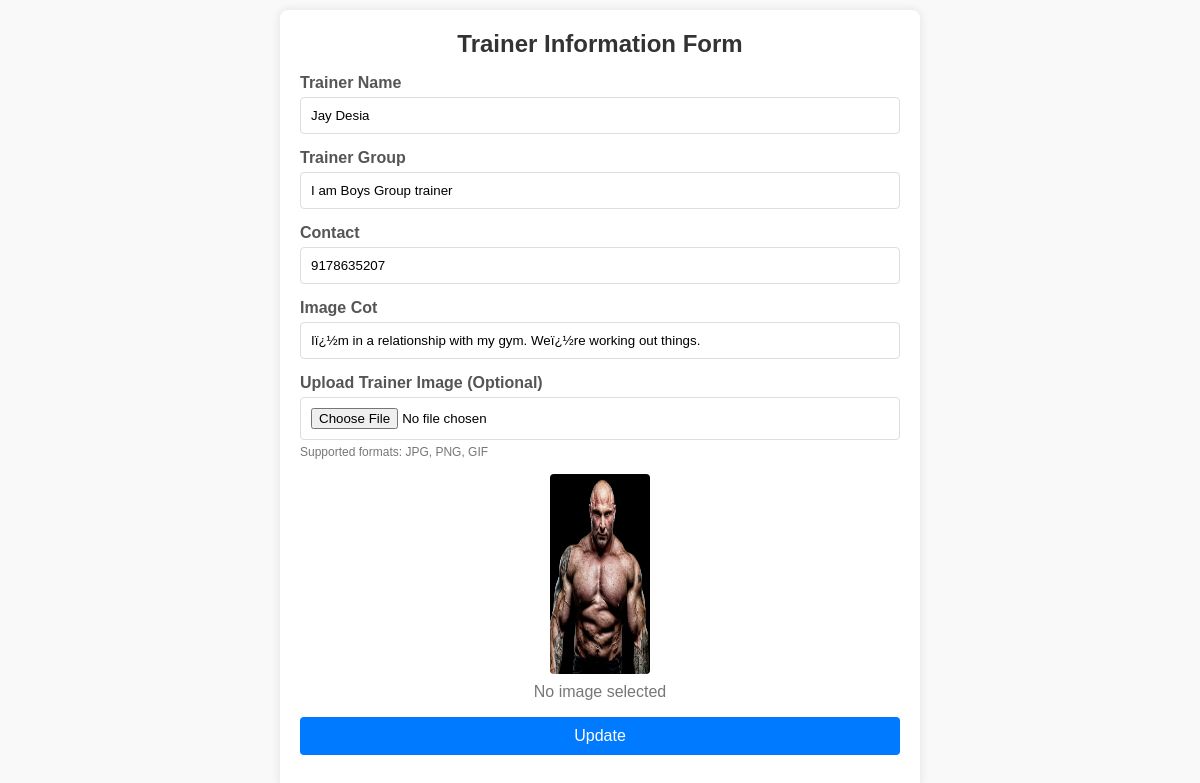
Page /adminpage/trainer_update.php?id=1 on the committed database.
### tables this page shows
CREATE TABLE `trainer` (
  `T_id` int(11) NOT NULL,
  `Tname` varchar(50) NOT NULL,
  `Tgroup` varchar(50) NOT NULL,
  `contact` varchar(50) NOT NULL,
  `contain` varchar(100) NOT NULL,
  `image` varchar(50) NOT NULL
);

### adminpage/trainer_update.php (the view, shortened to what this page needs)
<!DOCTYPE html>
<html lang="en">
<head>
    <link rel="stylesheet" href="trainer_update.css">
</head>
<body>
    <div class="form-container">
        <h1>Trainer Information Form</h1>
        <?php
        include "connection.php";
        $uid = $_GET['id'];
        $sql = "SELECT * FROM trainer WHERE T_id='$uid'";
        $result = mysqli_query($conn, $sql);
        $row = mysqli_fetch_assoc($result);
        ?>
        <form action="" method="POST" enctype="multipart/form-data">
            <div class="form-group">
                <label for="trainer-name">Trainer Name</label>
                <input type="text" id="trainer-name" name="tname" value="<?php echo $row['Tname']; ?>" placeholder="Enter trainer's full name" required>
            </div>
            <div class="form-group">
                <label for="trainer-group">Trainer Group</label>
                <input type="text" id="trainer-group" name="tgroup" value="<?php echo $row['Tgroup']; ?>" placeholder="Enter trainer group" required>
            </div>
            <div class="form-group">
                <label for="contact">Contact</label>
                <input type="text" id="contact" name="contact" value="<?php echo $row['contact']; ?>" placeholder="Enter trainer's contact information" required>
            </div>
            <div class="form-group">
                <label for="image-code">Image Cot</label>
                <input type="text" id="thought" name="thk" value="<?php echo $row['contain']; ?>" placeholder="Enter Idea" required>
            </div>
            <div class="form-group">
                <label for="trainer-image">Upload Trainer Image (Optional)</label>
                <input type="file" id="image" name="image" accept=".jpg, .jpeg, .png">
                <p class="optional-note">Supported formats: JPG, PNG, GIF</p>
            </div>
            <div class="image-preview-container">
                <img id="image-review" src="../gym/<?php echo $row["image"]; ?>" alt="Current Image" style="max-width: 100px;">
                <p id="image-preview-text">No image selected</p>
            </div>
            <div class="form-group">
                <button type="submit" name="update">Update</button>
            </div>
        </form>
    </div>
</body>
</html>

### adminpage/trainer_update.css (style rules this page uses)
body { font-family: Arial, sans-serif; background-color: #f9f9f9; display: flex; justify-content: center; align-items: center; height: 100vh; margin: 0; }
.form-container { background: #ffffff; padding: 20px; border-radius: 8px; box-shadow: 0 0 10px rgba(0,0,0,0.1); width: 100%; max-width: 600px; }
.form-container h1 { margin-top: 0; font-size: 24px; color: #333; text-align: center; }
.form-group { margin-bottom: 15px; }
.form-group label { display: block; margin-bottom: 5px; font-weight: bold; color: #555; }
.form-group input[type="text"], .form-group input[type="email"], .form-group input[type="tel"], .form-group input[type="file"], .form-group select { width: 100%; padding: 10px; border: 1px solid #ddd; border-radius: 4px; box-sizing: border-box; }
.form-group button { padding: 10px 15px; background-color: #007BFF; color: #ffffff; border: none; border-radius: 4px; cursor: pointer; font-size: 16px; transition: background-color 0.3s ease; width: 100%; }
.form-group .optional-note { font-size: 12px; color: #777; margin-top: 5px; }
.image-preview-container { margin-top: 10px; text-align: center; }
.image-preview-container img { height:200px; border-radius: 4px; }
.image-preview-container p { margin-top: 5px; color: #777; }
.optional-note { font-size: 12px; color: #777; margin-top: 5px; }

### rows in the picture
trainer: tname "Jay Desia", tgroup "I am Boys Group trainer", contact "9178635207", thk "Iï¿½m in a relationship with my gym. Weï¿½re working out things.", image (picture)
